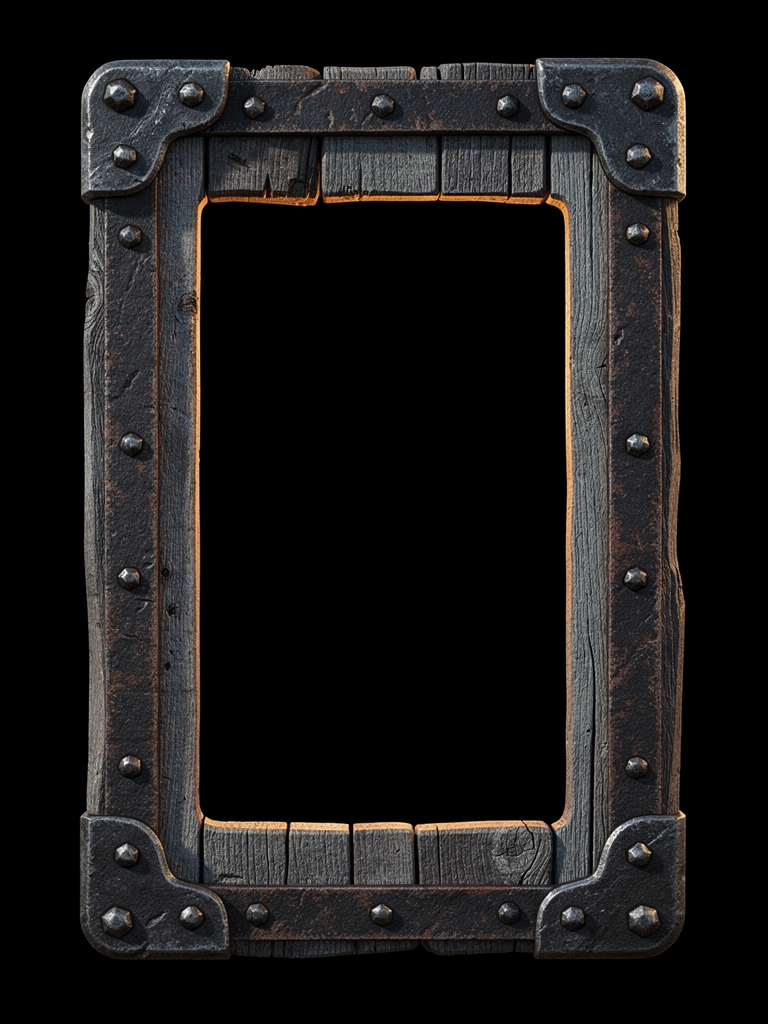
#> input picture web-sdk/apps/tombstone-reborn/assets-raw/layer_nudge/frame_c.png, 768 x 1024 px
$ python make_nudge_ui.py
#> lines starting #> are read from the running program, lines starting #| are printed output that depends on the picture; after the words box and inside, x2 and y2 are one past the last pixel; in counts of white or black regions, pixels touching at a corner belong together
### web-sdk/apps/tombstone-reborn/tools/alpha_key.py
"""Shared alpha-cutting helpers for Layer AI plates.

Both the digUp spade and the nudge UI art are generated against a pure black
void and cut here. Black is the only backdrop that unmixes exactly — the render
is alpha * foreground, so dividing by alpha recovers the true colour and no
backdrop tint can survive into the edge. An earlier spade generated on a light
studio backdrop left a cream rim on its shaft that read as a stray outline at
cell scale, which is the failure this module exists to prevent.

`key_plate` is the fallback for plates that were NOT generated on black. It is
deliberately not limited to the border-connected region, so enclosed background
(the hole in a shovel's D-grip, the open centre of a frame) also drops.
"""

from __future__ import annotations

import numpy as np
from PIL import Image

ALPHA_FLOOR = 8
BLEED_PASSES = 8


def key_black(image: Image.Image, low: float, high: float) -> Image.Image:
	"""Key a subject off a black void and unmix the backdrop out of the edge."""
	data = np.array(image.convert("RGB")).astype(np.float32) / 255.0
	luma = data.max(axis=2)
	alpha = np.clip((luma - low) / max(high - low, 1e-4), 0.0, 1.0)
	rgb = np.where(alpha[..., None] > 0.004, data / np.maximum(alpha[..., None], 1e-4), 0.0)
	out = np.dstack([np.clip(rgb, 0.0, 1.0) * 255.0, alpha * 255.0]).astype(np.uint8)
	return Image.fromarray(out, "RGBA")


# [12 lines left out: function key_plate, not called in this run]


def lift_exposure(image: Image.Image, gain: float) -> Image.Image:
	"""Raise a plate into range for a near-black board, with a warm bias so lit
	iron stays iron instead of turning into flat grey."""
	if gain <= 1.0:
		return image
	data = np.array(image).astype(np.float32)
	rgb = data[..., :3] / 255.0
	rgb = 1.0 - np.power(1.0 - np.clip(rgb * gain, 0.0, 1.0), 1.1)
	rgb *= np.array([1.06, 1.0, 0.86], dtype=np.float32)
	data[..., :3] = np.clip(rgb, 0.0, 1.0) * 255.0
	return Image.fromarray(data.astype(np.uint8), "RGBA")


# [11 lines left out: function tame_highlights, not called in this run]


def bleed_alpha(image: Image.Image) -> Image.Image:
	"""Dilate opaque colour into the transparent margin, then zero the RGB that
	is still fully transparent — a halo-free plate with no colour under alpha 0."""
	data = np.array(image).astype(np.float32)
	rgb = data[..., :3]
	alpha = data[..., 3]
	known = alpha > 24
	for _ in range(BLEED_PASSES):
		if known.all():
			break
		weight = known.astype(np.float32)
		acc_c = np.zeros_like(rgb)
		acc_w = np.zeros_like(alpha)
		for dy, dx in ((1, 0), (-1, 0), (0, 1), (0, -1)):
			acc_c += np.roll(rgb * weight[..., None], (dy, dx), axis=(0, 1))
			acc_w += np.roll(weight, (dy, dx), axis=(0, 1))
		fill = (~known) & (acc_w > 0)
		if not fill.any():
			break
		rgb[fill] = acc_c[fill] / acc_w[fill][..., None]
		known = known | fill
	out = np.dstack([rgb, alpha]).astype(np.uint8)
	out[alpha <= ALPHA_FLOOR] = (0, 0, 0, 0)
	return Image.fromarray(out, "RGBA")


def alpha_crop(image: Image.Image) -> Image.Image:
	mask = image.getchannel("A").point(lambda value: 255 if value > ALPHA_FLOOR else 0)
	box = mask.getbbox()
	if box is None:
		raise SystemExit("source keyed to nothing — loosen the tolerance")
	return image.crop(box)


def resize_rgba(image: Image.Image, size: tuple[int, int]) -> Image.Image:
	"""Resize through premultiplied alpha, so transparent black cannot bleed
	into the visible edge and darken a soft plate."""
	data = np.array(image).astype(np.float32)
	coverage = data[..., 3:4] / 255.0
	premultiplied = np.dstack([data[..., :3] * coverage, data[..., 3]]).astype(np.uint8)
	small = np.array(
		Image.fromarray(premultiplied, "RGBA").resize(size, Image.LANCZOS)
	).astype(np.float32)
	out_coverage = small[..., 3:4] / 255.0
	rgb = np.where(out_coverage > 0.004, small[..., :3] / np.maximum(out_coverage, 1e-4), 0.0)
	out = np.dstack([np.clip(rgb, 0, 255), small[..., 3]]).astype(np.uint8)
	out[small[..., 3] <= ALPHA_FLOOR] = (0, 0, 0, 0)
	return Image.fromarray(out, "RGBA")


def fit_longest(image: Image.Image, longest: int) -> Image.Image:
	scale = min(1.0, longest / max(image.width, image.height))
	return resize_rgba(
		image, (max(1, round(image.width * scale)), max(1, round(image.height * scale)))
	)

### web-sdk/apps/tombstone-reborn/tools/make_nudge_ui.py
"""Bake the nudge rider's furniture: its card frame and the multiplier plaque.

Both replace procedural Graphics stand-ins. The rider used to be a bare symbol
inside a flat amber `roundRect` stroke with a second stroked box under it for
the multiplier — which is exactly the "empty outlined cell" the event was
reported for. The plaque is shared with StretchWays so the bounty and nudge
payoff badges are one piece of art rather than two hand-rolled boxes.

Sources are Layer AI generations (workspace "Back's Workspace", session
"Tombstone Reborn - nudge UI"), generated against a pure black void so the key
unmixes exactly. Nothing here is generated in Scenario.

The frame's open centre is part of the point: it is black in the source, so it
keys to fully transparent and the symbol reads through it.

Outputs
  static/assets/sprites/fx/fx_rider_frame.png
  static/assets/sprites/fx/fx_mult_plaque.png

Run:  python tools/make_nudge_ui.py
"""

from __future__ import annotations

import os

import numpy as np
from PIL import Image

from alpha_key import alpha_crop, bleed_alpha, fit_longest, key_black, lift_exposure

HERE = os.path.dirname(os.path.abspath(__file__))
APP = os.path.normpath(os.path.join(HERE, ".."))
RAW = os.path.join(APP, "assets-raw", "layer_nudge")
OUT = os.path.join(APP, "static", "assets", "sprites", "fx")

# The board is near-black and both plates are lit for a black void, so they
# need a modest lift to sit above the cards rather than merge into them. The
# key runs low, because the iron's shadow side is genuinely dark and clipping
# it eats the frame's outer edge.
JOBS = [
	dict(src="frame_c.png", out="fx_rider_frame", longest=768, low=0.03, high=0.11, gain=1.35),
	dict(src="plaque_b.png", out="fx_mult_plaque", longest=512, low=0.03, high=0.11, gain=1.45),
]


def main() -> None:
	os.makedirs(OUT, exist_ok=True)
	for job in JOBS:
		path = os.path.join(RAW, job["src"])
		if not os.path.isfile(path):
			raise SystemExit(f"missing Layer AI source: {path}")
		keyed = key_black(Image.open(path), job["low"], job["high"])
		art = fit_longest(alpha_crop(bleed_alpha(lift_exposure(keyed, job["gain"]))), job["longest"])
#> in bleed_alpha, `known = alpha > 24`:
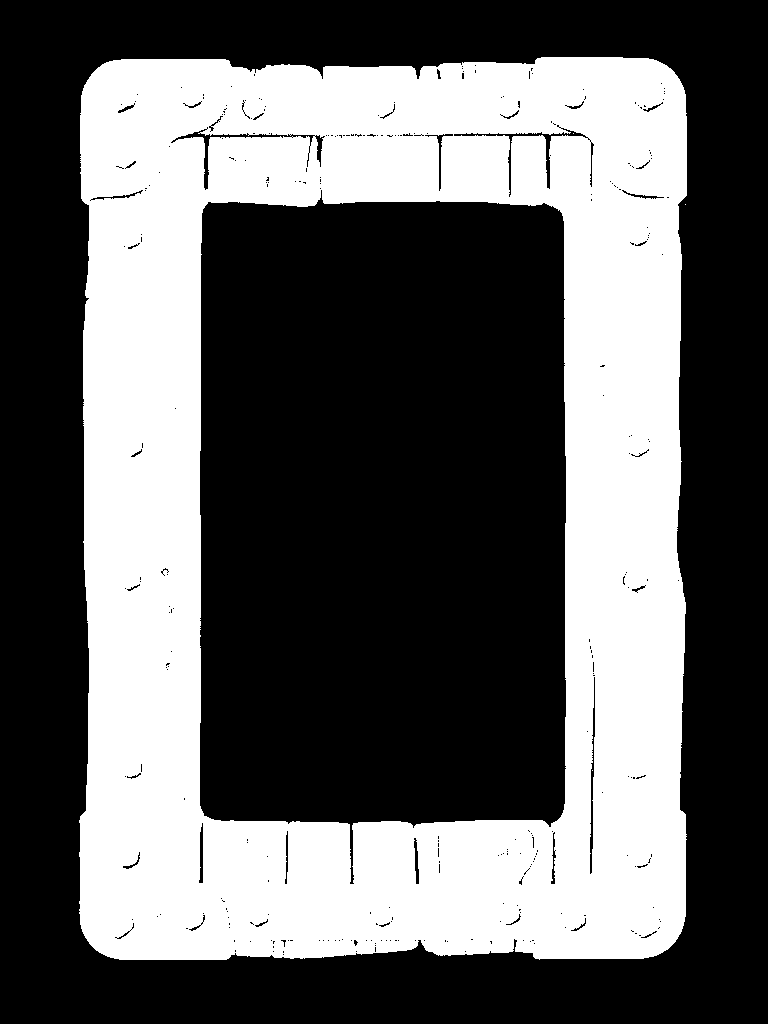
#> known: shape (1024, 768) bool; 38.8% white; 4 white regions (3 under 20 px), largest, box (x1, y1, x2, y2) and area: (79, 57, 687, 960) 304796
#> after the loop in bleed_alpha, `for _ in range(BLEED_PASSES):`: known: shape (1024, 768) bool; 44.2% white; 1 white region, box (x1, y1, x2, y2) and area: (71, 49, 695, 968) 347946
#> after the loop in bleed_alpha, `for _ in range(BLEED_PASSES):`:
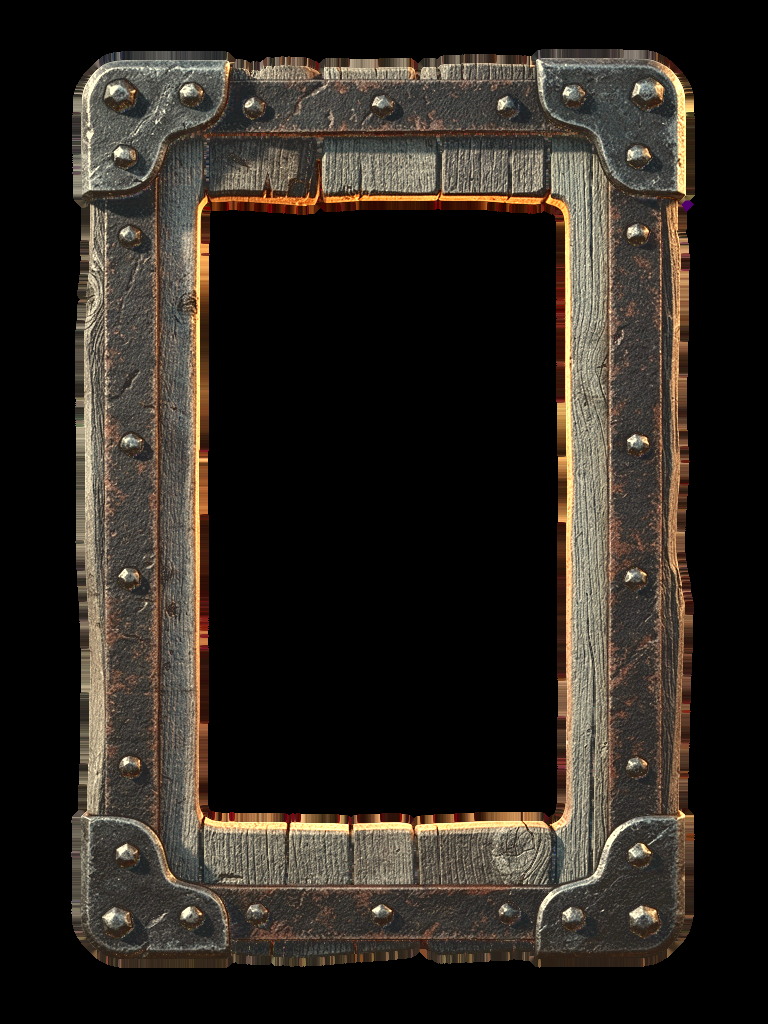
#> rgb: shape (1024, 768, 3) float32; mean R, G, B 44.3, 38.9, 32.5
#> after the loop in bleed_alpha, `for _ in range(BLEED_PASSES):`: weight: shape (1024, 768) float32; values 0 (black) and 1 (white), 43.6% white; 1 white region, box (x1, y1, x2, y2) and area: (72, 50, 694, 967) 343118
#> in bleed_alpha, `out[alpha <= ALPHA_FLOOR] = (0, 0, 0, 0)`:
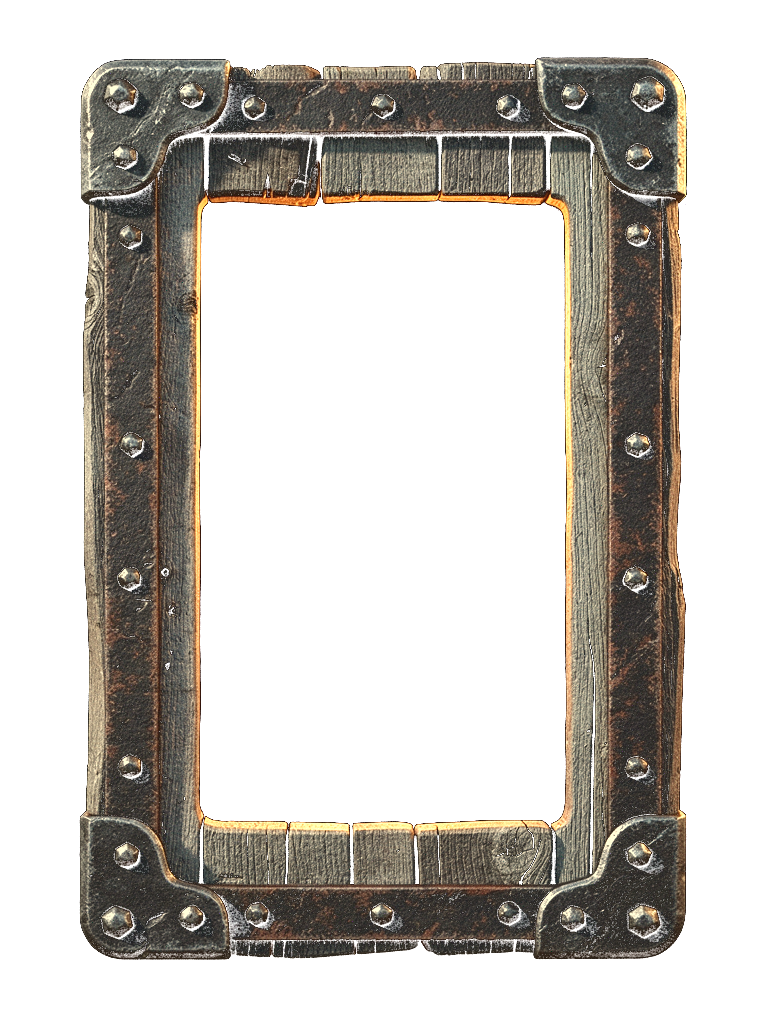
#> out: shape (1024, 768, 4); mean R, G, B, A 39.6, 35.6, 30.2, 95.7; transparent parts drawn white
#> in alpha_crop, `mask = image.getchannel("A").point(lambda value: 255 if value > ALPHA_..`: mask: PIL image 768x1024 L; 38.8% white; 10 white regions (9 under 20 px), largest, box (x1, y1, x2, y2) and area: (79, 57, 687, 960) 305444
#> in alpha_crop, `box = mask.getbbox()`: box = (79, 57, 687, 960)
#> in alpha_crop, `return image.crop(box)`:
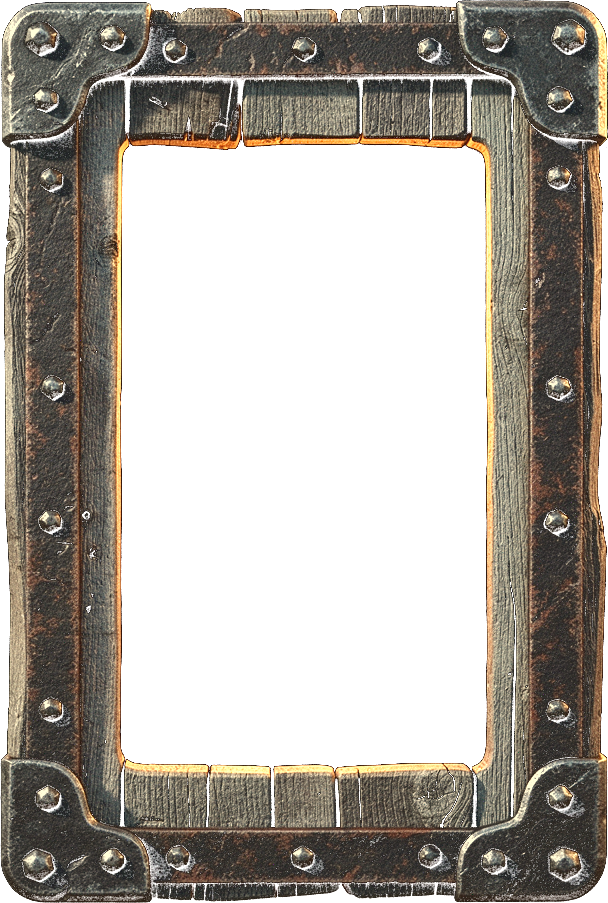
#> returned value: PIL image 608x903 RGBA; mean R, G, B, A 56.7, 51, 43.2, 137.1; transparent parts drawn white
#> in fit_longest, `scale = min(1.0, longest / max(image.width, image.height))`: scale = 0.85
#> in resize_rgba, `out_coverage = small[..., 3:4] / 255.0`:
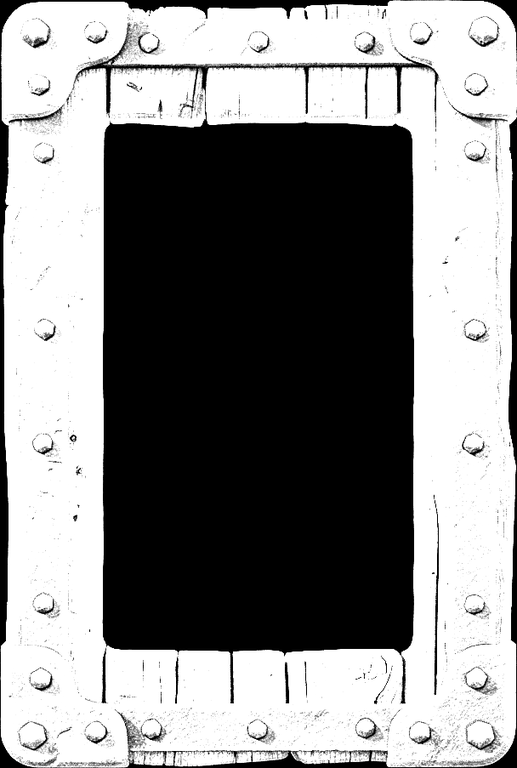
#> out_coverage: shape (768, 517, 1) float32; min 0, max 1, mean 0.537
#> in resize_rgba, `rgb = np.where(out_coverage > 0.004, small[..., :3] / np.maximum(out_c..`:
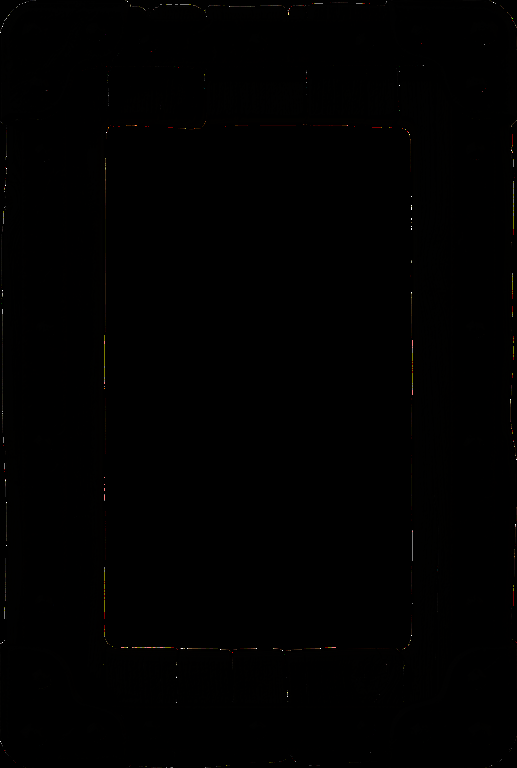
#> rgb: shape (768, 517, 3) float32; mean R, G, B 110.5, 90.5, 68.5; drawn with min black and max white
#> in resize_rgba, `out[small[..., 3] <= ALPHA_FLOOR] = (0, 0, 0, 0)`:
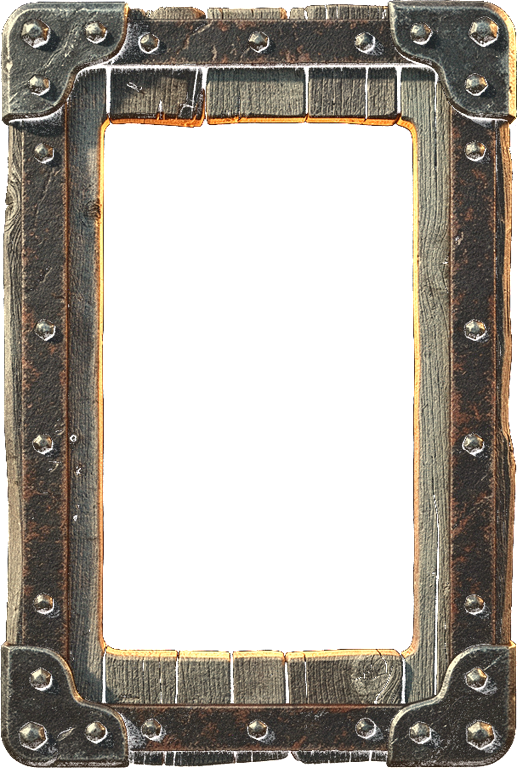
#> out: shape (768, 517, 4); mean R, G, B, A 57.9, 52.1, 44.1, 136.8; transparent parts drawn white
		art.save(os.path.join(OUT, f"{job['out']}.png"), optimize=True)
		alpha = np.array(art)[..., 3]
#> alpha: shape (768, 517)
		print(
			f"[nudge-ui] {job['out']} {art.width}x{art.height}"
			f" coverage {alpha.mean() / 255:.2f} <- layer_nudge/{job['src']}"
		)
#| [nudge-ui] fx_rider_frame 517x768 coverage 0.54 <- layer_nudge/frame_c.png


if __name__ == "__main__":
#> (the run stopped early here; a loop or call above may not have finished)
